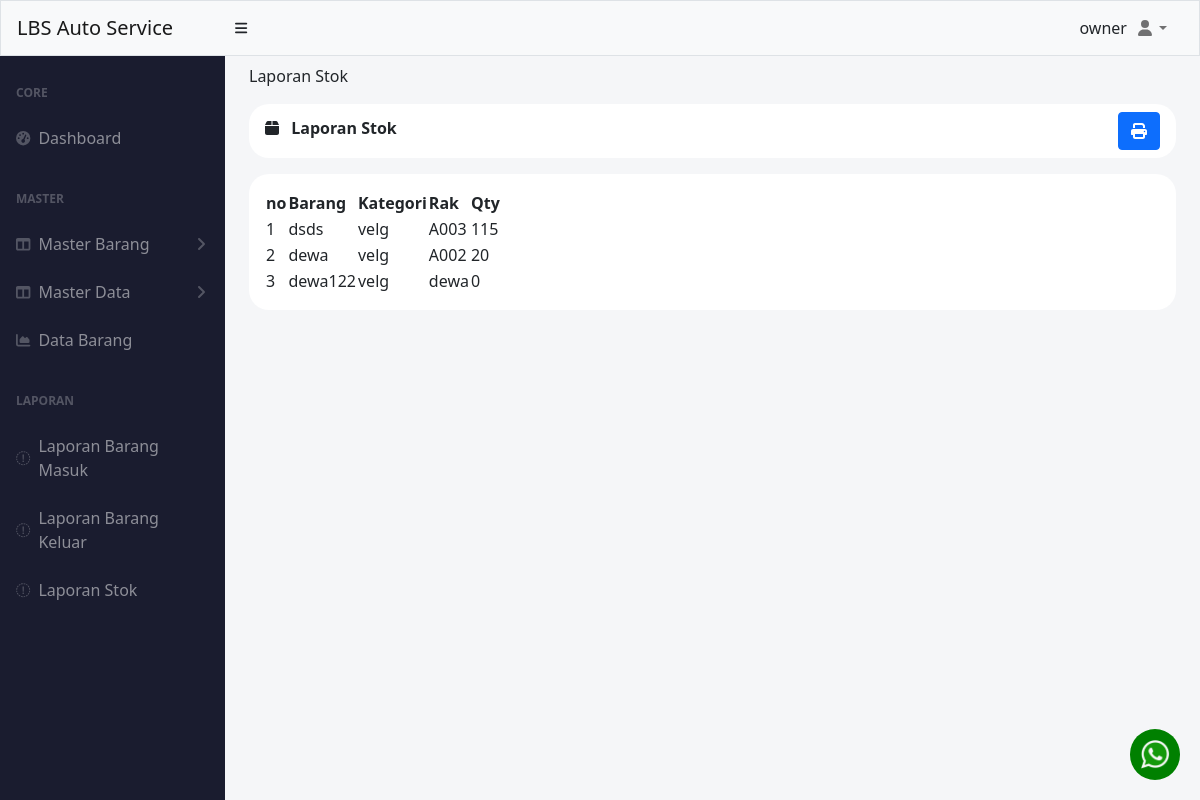
The page /index.php?laporan=stok (signed in) on the database as committed earlier.
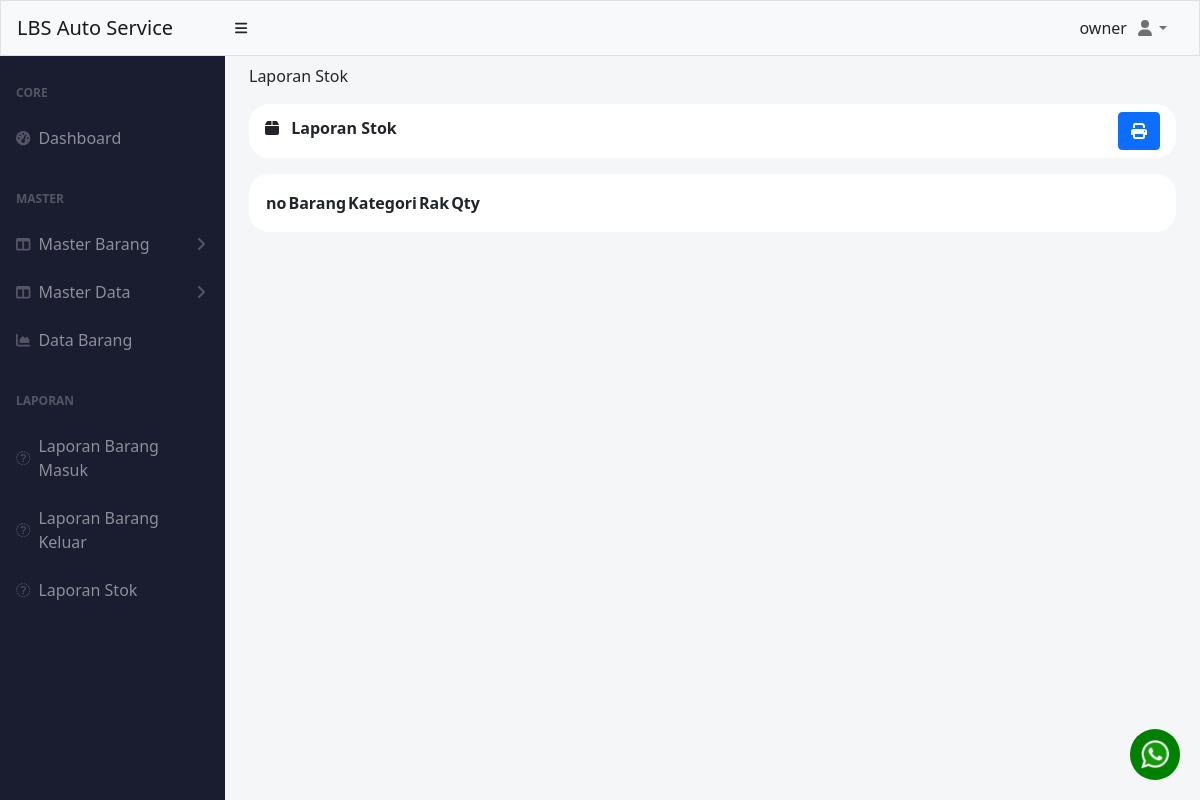
The same page on the database as committed later.
### tables this page shows
CREATE TABLE `barang` (
  `id` int(11) NOT NULL,
  `nama` varchar(50) NOT NULL,
  `kategori_id` int(11) NOT NULL,
  `rak_id` int(11) NOT NULL,
  `qty` int(11) NOT NULL
);

CREATE TABLE `kategori` (
  `id` int(11) NOT NULL,
  `nama` varchar(50) NOT NULL
);

CREATE TABLE `rak` (
  `id` int(11) NOT NULL,
  `nama` varchar(50) NOT NULL
);

### pages/laporan/laporan_stok.php (the view)
<?php
include './koneksi.php';
$query = mysqli_query($conn, "SELECT
barang.id as id,
barang.nama as nama,
kategori.nama as kategori,
rak.nama as rak,
qty
FROM barang
INNER JOIN rak
ON barang.rak_id = rak.id
INNER JOIN kategori
ON barang.kategori_id = kategori.id");
?>
<div class="container-fluid px-4 ">
    <ol class="breadcrumb pt-2">
        <li class="breadcrumb-item ">Laporan Stok</li>
    </ol>
    <div class="mb-4">
        <div class="card-header clearfix mb-3" style="border-radius: 20px ;background-color: white; border:0px;">
            <div class="float-start pt-1">
                <i class="fa-solid fa-box"></i>
                <span class="ms-2 fw-bolder"> Laporan Stok</span>
            </div>
            <a href="pages/print/print_stok.php" class="btn btn-primary float-end">
                <i class="fa-solid fa-print"></i>
            </a>
        </div>
        <div class="p-3  bg-white " style="border-radius: 20px; ">
            <table id="datatablesSimple" style="border-color: white;">
                <thead class="">
                    <tr>
                        <th>no</th>
                        <th>Barang</th>
                        <th>Kategori</th>
                        <th>Rak</th>
                        <th>Qty</th>
                    </tr>
                </thead>
                <tbody>
                    <?php
                    $i = 1;
                    while ($data = mysqli_fetch_assoc($query)) :
                    ?>
                        <tr>
                            <td><?= $i++ ?></td>
                            <td><?= $data['nama'] ?></td>
                            <td><?= $data['kategori'] ?></td>
                            <td><?= $data['rak'] ?></td>
                            <td><?= $data['qty'] ?></td>
                        </tr>
                    <?php
                    endwhile;
                    ?>
                </tbody>
            </table>
        </div>
    </div>
</div>

Rows that differ between the two databases and show on the page:
removed barang: nama "dsds", kategori.nama "velg", rak.nama "A003", qty "115"
removed barang: nama "dewa", kategori.nama "velg", rak.nama "A002", qty "20"
removed barang: nama "dewa122", kategori.nama "velg", rak.nama "dewa", qty "0"
